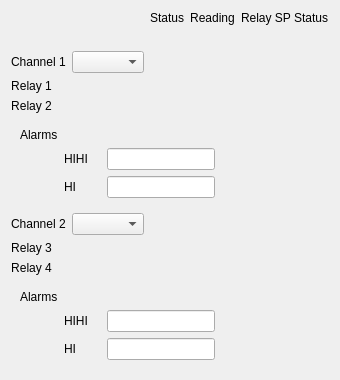
           <widget class="QFrame" name="frame_3">
            <property name="frameShape">
             <enum>QFrame::NoFrame</enum>
            </property>
            <property name="frameShadow">
             <enum>QFrame::Plain</enum>
            </property>
            <property name="lineWidth">
             <number>0</number>
            </property>
            <layout class="QGridLayout" name="gridLayout_8">
             <item row="5" column="1" colspan="8">
              <widget class="QWidget" name="widget_6" native="true">
               <layout class="QGridLayout" name="gridLayout_4">
                <item row="0" column="0">
                 <widget class="QLabel" name="label_9">
                  <property name="text">
                   <string>Alarms</string>
                  </property>
                 </widget>
                </item>
                <item row="2" column="1">
                 <widget class="QLabel" name="label_24">
                  <property name="text">
                   <string>HI</string>
                  </property>
                 </widget>
                </item>
                <item row="1" column="3">
                 <widget class="PyDMLineEdit" name="PyDMLineEdit">
                  <property name="toolTip">
                   <string/>
                  </property>
                  <property name="precisionFromPV" stdset="0">
                   <bool>false</bool>
                  </property>
                  <property name="precision" stdset="0">
                   <number>2</number>
                  </property>
                  <property name="channel" stdset="0">
                   <string>ca://${G1}:Pressure-Mon.HIHI</string>
                  </property>
                  <property name="displayFormat" stdset="0">
                   <enum>PyDMLineEdit::Exponential</enum>
                  </property>
                 </widget>
                </item>
                <item row="1" column="1">
                 <widget class="QLabel" name="label_23">
                  <property name="text">
                   <string>HIHI</string>
                  </property>
                 </widget>
                </item>
                <item row="2" column="3">
                 <widget class="PyDMLineEdit" name="PyDMLineEdit_2">
                  <property name="toolTip">
                   <string/>
                  </property>
                  <property name="precisionFromPV" stdset="0">
                   <bool>false</bool>
                  </property>
                  <property name="precision" stdset="0">
                   <number>2</number>
                  </property>
                  <property name="channel" stdset="0">
                   <string>ca://${G1}:Pressure-Mon.HI</string>
                  </property>
                  <property name="displayFormat" stdset="0">
                   <enum>PyDMLineEdit::Exponential</enum>
                  </property>
                 </widget>
                </item>
                <item row="1" column="2">
                 <widget class="PyDMLabel" name="PyDMLabel_2">
                  <property name="toolTip">
                   <string/>
                  </property>
                  <property name="precisionFromPV" stdset="0">
                   <bool>false</bool>
                  </property>
                  <property name="precision" stdset="0">
                   <number>2</number>
                  </property>
                  <property name="channel" stdset="0">
                   <string>ca://${G1}:Pressure-Mon.HIHI</string>
                  </property>
                  <property name="displayFormat" stdset="0">
                   <enum>PyDMLabel::Exponential</enum>
                  </property>
                 </widget>
                </item>
                <item row="2" column="2">
                 <widget class="PyDMLabel" name="PyDMLabel_3">
                  <property name="toolTip">
                   <string/>
                  </property>
                  <property name="precisionFromPV" stdset="0">
                   <bool>false</bool>
                  </property>
                  <property name="precision" stdset="0">
                   <number>2</number>
                  </property>
                  <property name="channel" stdset="0">
                   <string>ca://${G1}:Pressure-Mon.HI</string>
                  </property>
                  <property name="displayFormat" stdset="0">
                   <enum>PyDMLabel::Exponential</enum>
                  </property>
                 </widget>
                </item>
                <item row="1" column="4">
                 <spacer name="horizontalSpacer">
                  <property name="orientation">
                   <enum>Qt::Horizontal</enum>
                  </property>
                  <property name="sizeHint" stdset="0">
                   <size>
                    <width>40</width>
                    <height>20</height>
                   </size>
                  </property>
                 </spacer>
                </item>
               </layout>
              </widget>
             </item>
             <item row="6" column="6" colspan="2">
              <widget class="PyDMLabel" name="plblA2">
               <property name="toolTip">
                <string/>
               </property>
               <property name="whatsThis">
                <string/>
               </property>
               <property name="alignment">
                <set>Qt::AlignCenter</set>
               </property>
               <property name="channel" stdset="0">
                <string>ca://${G2}:Pressure-Mon-s</string>
               </property>
              </widget>
             </item>
             <item row="4" column="4">
              <widget class="PyDMLabel" name="PyDMLabel_9">
               <property name="toolTip">
                <string/>
               </property>
               <property name="whatsThis">
                <string/>
               </property>
               <property name="alignment">
                <set>Qt::AlignCenter</set>
               </property>
               <property name="precisionFromPV" stdset="0">
                <bool>false</bool>
               </property>
               <property name="precision" stdset="0">
                <number>3</number>
               </property>
               <property name="channel" stdset="0">
                <string>ca://${DEVICE}:Relay2:Status-RB</string>
               </property>
              </widget>
             </item>
             <item row="7" column="6">
              <widget class="PyDMLabel" name="PyDMLabel_23">
               <property name="toolTip">
                <string/>
               </property>
               <property name="whatsThis">
                <string/>
               </property>
               <property name="alignment">
                <set>Qt::AlignCenter</set>
               </property>
               <property name="precisionFromPV" stdset="0">
                <bool>false</bool>
               </property>
               <property name="precision" stdset="0">
                <number>3</number>
               </property>
               <property name="channel" stdset="0">
                <string>ca://${DEVICE}:Relay3:Setpoint-RB</string>
               </property>
               <property name="displayFormat" stdset="0">
                <enum>PyDMLabel::Exponential</enum>
               </property>
              </widget>
             </item>
             <item row="0" column="8">
              <widget class="QLabel" name="label_7">
               <property name="text">
                <string>Relay SP Status</string>
               </property>
              </widget>
             </item>
             <item row="4" column="1">
              <widget class="QLabel" name="label_12">
               <property name="text">
                <string>Relay 2</string>
               </property>
               <property name="alignment">
                <set>Qt::AlignCenter</set>
               </property>
              </widget>
             </item>
             <item row="2" column="6" colspan="2">
              <widget class="PyDMLabel" name="PyDMLabel_14">
               <property name="toolTip">
                <string/>
               </property>
               <property name="whatsThis">
                <string/>
               </property>
               <property name="alignment">
                <set>Qt::AlignCenter</set>
               </property>
               <property name="channel" stdset="0">
                <string>ca://${G1}:Pressure-Mon-s</string>
               </property>
              </widget>
             </item>
             <item row="2" column="4">
              <widget class="PyDMByteIndicator" name="PyDMByteIndicator">
               <property name="toolTip">
                <string/>
               </property>
               <property name="whatsThis">
                <string>
    Widget for graphical representation of bits from an integer number
    with support for Channels and more from PyDM

    Parameters
    ----------
    parent : QWidget
        The parent widget for the Label
    init_channel : str, optional
        The channel to be used by the widget.
    </string>
               </property>
               <property name="channel" stdset="0">
                <string>ca://${G1}:Enable-RB</string>
               </property>
               <property name="showLabels" stdset="0">
                <bool>false</bool>
               </property>
               <property name="circles" stdset="0">
                <bool>true</bool>
               </property>
              </widget>
             </item>
             <item row="6" column="3">
              <widget class="PyDMEnumComboBox" name="cbA2">
               <property name="minimumSize">
                <size>
                 <width>70</width>
                 <height>0</height>
                </size>
               </property>
               <property name="toolTip">
                <string/>
               </property>
               <property name="whatsThis">
                <string>
    A QComboBox with support for Channels and more from PyDM

    Parameters
    ----------
    parent : QWidget
        The parent widget for the Label
    init_channel : str, optional
        The channel to be used by the widget.

    Signals
    -------
    send_value_signal : int, float, str, bool or np.ndarray
        Emitted when the user changes the value.
    activated : int, str
        Emitted when the user chooses an item in the combobox.
    currentIndexChanged : int, str
        Emitted when the index is changed in the combobox.
    highlighted : int, str
        Emitted when an item in the combobox popup list is highlighted
        by the user.
    </string>
               </property>
               <property name="channel" stdset="0">
                <string>ca://${G2}:Enable-SP</string>
               </property>
              </widget>
             </item>
             <item row="7" column="1">
              <widget class="QLabel" name="label_13">
               <property name="text">
                <string>Relay 3</string>
               </property>
               <property name="alignment">
                <set>Qt::AlignCenter</set>
               </property>
              </widget>
             </item>
             <item row="2" column="1" colspan="2">
              <widget class="QLabel" name="label_4">
               <property name="text">
                <string>Channel 1</string>
               </property>
              </widget>
             </item>
             <item row="4" column="6">
              <widget class="PyDMLabel" name="PyDMLabel_13">
               <property name="toolTip">
                <string/>
               </property>
               <property name="whatsThis">
                <string/>
               </property>
               <property name="alignment">
                <set>Qt::AlignCenter</set>
               </property>
               <property name="precisionFromPV" stdset="0">
                <bool>false</bool>
               </property>
               <property name="precision" stdset="0">
                <number>3</number>
               </property>
               <property name="channel" stdset="0">
                <string>ca://${DEVICE}:Relay2:Setpoint-RB</string>
               </property>
               <property name="displayFormat" stdset="0">
                <enum>PyDMLabel::Exponential</enum>
               </property>
              </widget>
             </item>
             <item row="1" column="1" colspan="2">
              <widget class="PyDMLabel" name="PyDMLabel_20">
               <property name="toolTip">
                <string/>
               </property>
               <property name="whatsThis">
                <string/>
               </property>
               <property name="channel" stdset="0">
                <string>ca://${DEVICE}:ModuleType-A</string>
               </property>
              </widget>
             </item>
             <item row="8" column="8">
              <widget class="PyDMByteIndicator" name="PyDMByteIndicator_15">
               <property name="toolTip">
                <string/>
               </property>
               <property name="whatsThis">
                <string>
    Widget for graphical representation of bits from an integer number
    with support for Channels and more from PyDM

    Parameters
    ----------
    parent : QWidget
        The parent widget for the Label
    init_channel : str, optional
        The channel to be used by the widget.
    </string>
               </property>
               <property name="channel" stdset="0">
                <string>ca://${DEVICE}:Relay4:SetpointStatus-Mon</string>
               </property>
               <property name="circles" stdset="0">
                <bool>true</bool>
               </property>
               <property name="labels" stdset="0">
                <stringlist>
                 <string>Clear</string>
                 <string>Set</string>
                </stringlist>
               </property>
              </widget>
             </item>
             <item row="0" column="6" colspan="2">
              <widget class="QLabel" name="label_3">
               <property name="toolTipDuration">
                <number>0</number>
               </property>
               <property name="text">
                <string>Reading</string>
               </property>
               <property name="alignment">
                <set>Qt::AlignCenter</set>
               </property>
              </widget>
             </item>
             <item row="6" column="4">
              <widget class="PyDMByteIndicator" name="biA2">
               <property name="toolTip">
                <string/>
               </property>
               <property name="whatsThis">
                <string>
    Widget for graphical representation of bits from an integer number
    with support for Channels and more from PyDM

    Parameters
    ----------
    parent : QWidget
        The parent widget for the Label
    init_channel : str, optional
        The channel to be used by the widget.
    </string>
               </property>
               <property name="channel" stdset="0">
                <string>ca://${G2}:Enable-RB</string>
               </property>
               <property name="showLabels" stdset="0">
                <bool>false</bool>
               </property>
               <property name="circles" stdset="0">
                <bool>true</bool>
               </property>
              </widget>
             </item>
             <item row="4" column="8">
              <widget class="PyDMByteIndicator" name="PyDMByteIndicator_5">
               <property name="toolTip">
                <string/>
               </property>
               <property name="whatsThis">
                <string>
    Widget for graphical representation of bits from an integer number
    with support for Channels and more from PyDM

    Parameters
    ----------
    parent : QWidget
        The parent widget for the Label
    init_channel : str, optional
        The channel to be used by the widget.
    </string>
               </property>
               <property name="channel" stdset="0">
                <string>ca://${DEVICE}:Relay2:SetpointStatus-Mon</string>
               </property>
               <property name="circles" stdset="0">
                <bool>true</bool>
               </property>
               <property name="labels" stdset="0">
                <stringlist>
                 <string>Clear</string>
                 <string>Set</string>
                </stringlist>
               </property>
              </widget>
             </item>
             <item row="2" column="3">
              <widget class="PyDMEnumComboBox" name="PyDMEnumComboBox">
               <property name="minimumSize">
                <size>
                 <width>70</width>
                 <height>0</height>
                </size>
               </property>
               <property name="toolTip">
                <string/>
               </property>
               <property name="whatsThis">
                <string>
    A QComboBox with support for Channels and more from PyDM

    Parameters
    ----------
    parent : QWidget
        The parent widget for the Label
    init_channel : str, optional
        The channel to be used by the widget.

    Signals
    -------
    send_value_signal : int, float, str, bool or np.ndarray
        Emitted when the user changes the value.
    activated : int, str
        Emitted when the user chooses an item in the combobox.
    currentIndexChanged : int, str
        Emitted when the index is changed in the combobox.
    highlighted : int, str
        Emitted when an item in the combobox popup list is highlighted
        by the user.
    </string>
               </property>
               <property name="channel" stdset="0">
                <string>ca://${G1}:Enable-SP</string>
               </property>
              </widget>
             </item>
             <item row="8" column="4">
              <widget class="PyDMLabel" name="PyDMLabel_11">
               <property name="toolTip">
                <string/>
               </property>
               <property name="whatsThis">
                <string/>
               </property>
               <property name="alignment">
                <set>Qt::AlignCenter</set>
               </property>
               <property name="precisionFromPV" stdset="0">
                <bool>false</bool>
               </property>
               <property name="precision" stdset="0">
                <number>3</number>
               </property>
               <property name="channel" stdset="0">
                <string>ca://${DEVICE}:Relay4:Status-RB</string>
               </property>
              </widget>
             </item>
             <item row="3" column="8">
              <widget class="PyDMByteIndicator" name="PyDMByteIndicator_6">
               <property name="toolTip">
                <string/>
               </property>
               <property name="whatsThis">
                <string>
    Widget for graphical representation of bits from an integer number
    with support for Channels and more from PyDM

    Parameters
    ----------
    parent : QWidget
        The parent widget for the Label
    init_channel : str, optional
        The channel to be used by the widget.
    </string>
               </property>
               <property name="channel" stdset="0">
                <string>ca://${DEVICE}:Relay1:SetpointStatus-Mon</string>
               </property>
               <property name="circles" stdset="0">
                <bool>true</bool>
               </property>
               <property name="labels" stdset="0">
                <stringlist>
                 <string>Clear</string>
                 <string>Set</string>
                </stringlist>
               </property>
              </widget>
             </item>
             <item row="7" column="8">
              <widget class="PyDMByteIndicator" name="PyDMByteIndicator_2">
               <property name="toolTip">
                <string/>
               </property>
               <property name="whatsThis">
                <string>
    Widget for graphical representation of bits from an integer number
    with support for Channels and more from PyDM

    Parameters
    ----------
    parent : QWidget
        The parent widget for the Label
    init_channel : str, optional
        The channel to be used by the widget.
    </string>
               </property>
               <property name="channel" stdset="0">
                <string>ca://${DEVICE}:Relay3:SetpointStatus-Mon</string>
               </property>
               <property name="circles" stdset="0">
                <bool>true</bool>
               </property>
               <property name="labels" stdset="0">
                <stringlist>
                 <string>Clear</string>
                 <string>Set</string>
                </stringlist>
               </property>
              </widget>
             </item>
             <item row="3" column="6">
              <widget class="PyDMLabel" name="PyDMLabel_12">
               <property name="toolTip">
                <string/>
               </property>
               <property name="whatsThis">
                <string/>
               </property>
               <property name="alignment">
                <set>Qt::AlignCenter</set>
               </property>
               <property name="precisionFromPV" stdset="0">
                <bool>false</bool>
               </property>
               <property name="precision" stdset="0">
                <number>3</number>
               </property>
               <property name="channel" stdset="0">
                <string>ca://${DEVICE}:Relay1:Setpoint-RB</string>
               </property>
               <property name="displayFormat" stdset="0">
                <enum>PyDMLabel::Exponential</enum>
               </property>
              </widget>
             </item>
             <item row="0" column="4" colspan="2">
              <widget class="QLabel" name="label_2">
               <property name="text">
                <string>Status</string>
               </property>
               <property name="alignment">
                <set>Qt::AlignCenter</set>
               </property>
              </widget>
             </item>
             <item row="3" column="4">
              <widget class="PyDMLabel" name="PyDMLabel_8">
               <property name="toolTip">
                <string/>
               </property>
               <property name="whatsThis">
                <string/>
               </property>
               <property name="alignment">
                <set>Qt::AlignCenter</set>
               </property>
               <property name="precisionFromPV" stdset="0">
                <bool>false</bool>
               </property>
               <property name="precision" stdset="0">
                <number>3</number>
               </property>
               <property name="channel" stdset="0">
                <string>ca://${DEVICE}:Relay1:Status-RB</string>
               </property>
              </widget>
             </item>
             <item row="8" column="6">
              <widget class="PyDMLabel" name="PyDMLabel_24">
               <property name="toolTip">
                <string/>
               </property>
               <property name="whatsThis">
                <string/>
               </property>
               <property name="alignment">
                <set>Qt::AlignCenter</set>
               </property>
               <property name="precisionFromPV" stdset="0">
                <bool>false</bool>
               </property>
               <property name="precision" stdset="0">
                <number>3</number>
               </property>
               <property name="channel" stdset="0">
                <string>ca://${DEVICE}:Relay4:Setpoint-RB</string>
               </property>
               <property name="displayFormat" stdset="0">
                <enum>PyDMLabel::Exponential</enum>
               </property>
              </widget>
             </item>
             <item row="9" column="1" colspan="8">
              <widget class="QWidget" name="widget_7" native="true">
               <layout class="QGridLayout" name="gridLayout_9">
                <item row="0" column="0">
                 <widget class="QLabel" name="label_25">
                  <property name="text">
                   <string>Alarms</string>
                  </property>
                 </widget>
                </item>
                <item row="2" column="1">
                 <widget class="QLabel" name="label_26">
                  <property name="text">
                   <string>HI</string>
                  </property>
                 </widget>
                </item>
                <item row="1" column="3">
                 <widget class="PyDMLineEdit" name="PyDMLineEdit_3">
                  <property name="toolTip">
                   <string/>
                  </property>
                  <property name="precisionFromPV" stdset="0">
                   <bool>false</bool>
                  </property>
                  <property name="precision" stdset="0">
                   <number>2</number>
                  </property>
                  <property name="channel" stdset="0">
                   <string>ca://${G2}:Pressure-Mon.HIHI</string>
                  </property>
                  <property name="displayFormat" stdset="0">
                   <enum>PyDMLineEdit::Exponential</enum>
                  </property>
                 </widget>
                </item>
                <item row="1" column="1">
                 <widget class="QLabel" name="label_27">
                  <property name="text">
                   <string>HIHI</string>
                  </property>
                 </widget>
                </item>
                <item row="2" column="3">
                 <widget class="PyDMLineEdit" name="PyDMLineEdit_4">
                  <property name="toolTip">
                   <string/>
                  </property>
                  <property name="precisionFromPV" stdset="0">
                   <bool>false</bool>
                  </property>
                  <property name="precision" stdset="0">
                   <number>2</number>
                  </property>
                  <property name="channel" stdset="0">
                   <string>ca://${G2}:Pressure-Mon.HI</string>
                  </property>
                  <property name="displayFormat" stdset="0">
                   <enum>PyDMLineEdit::Exponential</enum>
                  </property>
                 </widget>
                </item>
                <item row="1" column="2">
                 <widget class="PyDMLabel" name="PyDMLabel_4">
                  <property name="toolTip">
                   <string/>
                  </property>
                  <property name="precisionFromPV" stdset="0">
                   <bool>false</bool>
                  </property>
                  <property name="precision" stdset="0">
                   <number>2</number>
                  </property>
                  <property name="channel" stdset="0">
                   <string>ca://${G2}:Pressure-Mon.HIHI</string>
                  </property>
                  <property name="displayFormat" stdset="0">
                   <enum>PyDMLabel::Exponential</enum>
                  </property>
                 </widget>
                </item>
                <item row="2" column="2">
                 <widget class="PyDMLabel" name="PyDMLabel_5">
                  <property name="toolTip">
                   <string/>
                  </property>
                  <property name="precisionFromPV" stdset="0">
                   <bool>false</bool>
                  </property>
                  <property name="precision" stdset="0">
                   <number>2</number>
                  </property>
                  <property name="channel" stdset="0">
                   <string>ca://${G2}:Pressure-Mon.HI</string>
                  </property>
                  <property name="displayFormat" stdset="0">
                   <enum>PyDMLabel::Exponential</enum>
                  </property>
                 </widget>
                </item>
                <item row="1" column="4">
                 <spacer name="horizontalSpacer_2">
                  <property name="orientation">
                   <enum>Qt::Horizontal</enum>
                  </property>
                  <property name="sizeHint" stdset="0">
                   <size>
                    <width>40</width>
                    <height>20</height>
                   </size>
                  </property>
                 </spacer>
                </item>
               </layout>
              </widget>
             </item>
             <item row="6" column="1" colspan="2">
              <widget class="QLabel" name="lblA2">
               <property name="text">
                <string>Channel 2</string>
               </property>
              </widget>
             </item>
             <item row="8" column="1">
              <widget class="QLabel" name="label_14">
               <property name="text">
                <string>Relay 4</string>
               </property>
               <property name="alignment">
                <set>Qt::AlignCenter</set>
               </property>
              </widget>
             </item>
             <item row="7" column="4">
              <widget class="PyDMLabel" name="PyDMLabel_10">
               <property name="toolTip">
                <string/>
               </property>
               <property name="whatsThis">
                <string/>
               </property>
               <property name="alignment">
                <set>Qt::AlignCenter</set>
               </property>
               <property name="precisionFromPV" stdset="0">
                <bool>false</bool>
               </property>
               <property name="precision" stdset="0">
                <number>3</number>
               </property>
               <property name="channel" stdset="0">
                <string>ca://${DEVICE}:Relay3:Status-RB</string>
               </property>
              </widget>
             </item>
             <item row="3" column="1">
              <widget class="QLabel" name="label_11">
               <property name="text">
                <string>Relay 1</string>
               </property>
               <property name="alignment">
                <set>Qt::AlignCenter</set>
               </property>
              </widget>
             </item>
            </layout>
           </widget>
